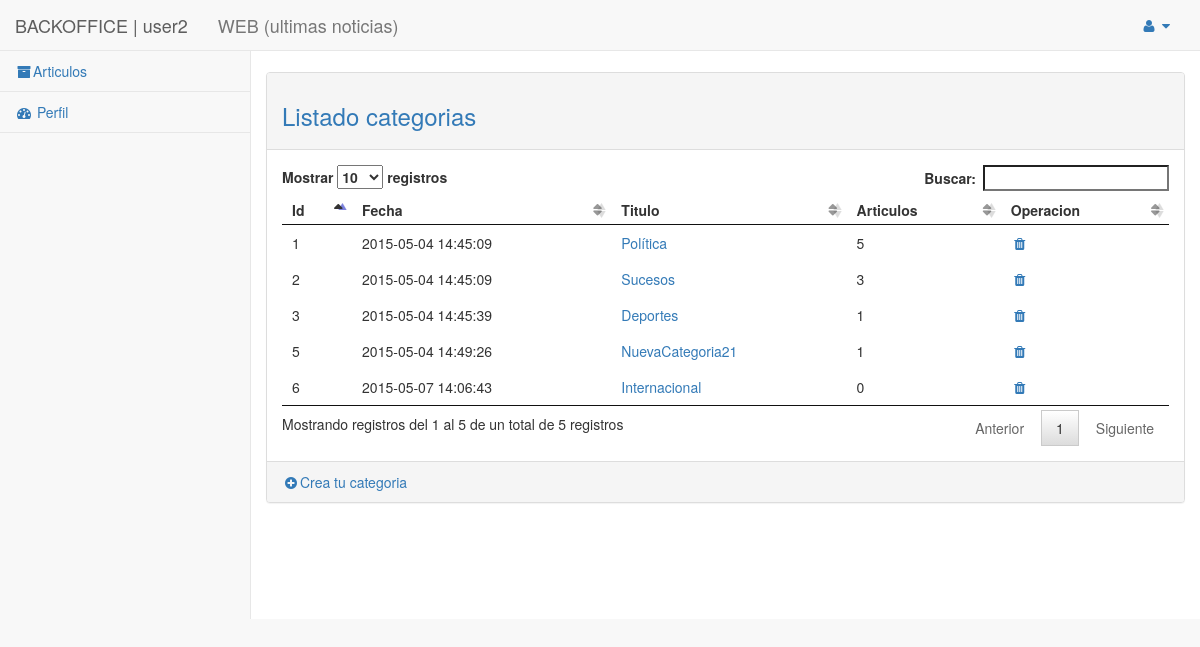
The app's page /backoffice/categoria/controlador.php (signed in) with its own data.
### tables this page shows
CREATE TABLE IF NOT EXISTS `categoria` (
  `id` int(11) NOT NULL AUTO_INCREMENT,
  `fecha` timestamp NULL DEFAULT CURRENT_TIMESTAMP,
  `titulo` varchar(250) NOT NULL DEFAULT 'Sin titulo',
  PRIMARY KEY (`id`)
);

### core/Database.php (called while the page is built, shortened)
<?php
class Database{
	private $db_host = "localhost";
	private $db_user = "root";
	private $db_pass = "";
	private $db_name = "mb15";
	private $con = false;
	private $result = array();
	public function connect(){
		if(!$this->con){
			$myconn = @mysql_connect($this->db_host,$this->db_user,$this->db_pass);
            if($myconn){
            	$seldb = @mysql_select_db($this->db_name,$myconn);
                if($seldb){
                	$this->con = true;
                    return true;
                }else{
                	array_push($this->result,mysql_error());
                    return false;
                }
            }else{
            	array_push($this->result,mysql_error());
                return false;
            }
        }else{
            return true;
        }
	}
    public function disconnect(){
    	if($this->con){
    		if(@mysql_close()){
    			$this->con = false;
				return true;
			}else{
				return false;
			}
		}
    }
	public function sql($sql){
		$query = @mysql_query($sql);
		if($query){
			$this->numResults = mysql_num_rows($query);
			for($i = 0; $i < $this->numResults; $i++){
				$r = mysql_fetch_array($query);
               	$key = array_keys($r);
               	for($x = 0; $x < count($key); $x++){
                   	if(!is_int($key[$x])){
                   		if(mysql_num_rows($query) >= 1){
                   			$this->result[$i][$key[$x]] = $r[$key[$x]];
						}else{
							$this->result = null;
						}
					}
				}
			}
			return true;
		}else{
			array_push($this->result,mysql_error());
			return false;
		}
	}
    public function getResult(){
        $val = $this->result;
        $this->result = array();
        return $val;
    }
}

### backoffice/categoria/modelo.php (called while the page is built, shortened)
<?php
	function getCategorias( $limit=10, $id_usuario=null ){
		$sql = "SELECT c.id, c.fecha, c.titulo, count(a.id_categoria) as articulos FROM `categoria` as c LEFT JOIN  `articulo` as a ON id_categoria = c.id group by a.id_categoria";
		$db = new Database();
		$db->connect();
		$where = '';
		$db->sql( $sql.$where );
		$res = $db->getResult();
		return $res;
	}
?>

### backoffice/categoria/vista.php (the view)
<?php require '../../html/backoffice/head.php'; ?>
<div id="page-wrapper">
    <div class="row">
        <div class="col-lg-12">
        </div>
    </div>
    <div class="row">
            <br>
             <div class="panel panel-default">
                <div class="panel-heading">
                	 <h3 class="text-primary">Listado categorias</h3>
                </div>
             	<div class="panel-body">
                  <table id="tabla">
					<thead>
						<tr>
							<th>Id</th>
							<th>Fecha</th>
							<th>Titulo</th>
							<th>Articulos</th>
							<th>Operacion</th>
						</tr>
					</thead>
					<tbody>
					    <?php
						foreach($categorias as $categoria): ?>
					    <tr>
					    	<td><?php echo $categoria['id']?></td>
					        <td><?php echo $categoria['fecha']?></td>
					        <td>
					        	<a href="<?php echo(CONTROLLER_CATEGORIA);?>?op=<?php echo(OP_DETALLE);?>&id=<?php echo $categoria['id']?>" >
					        		<?php echo $categoria['titulo']?>
					        	</a>
					        </td>
					         <td><?php echo $categoria['articulos']?></td>
					        <td>
					        	<a href="<?php echo(CONTROLLER_CATEGORIA);?>?id=<?php echo $categoria['id']?>&op=<?php echo(OP_ELIMINAR);?>"
					        	   title="Eliminar categoria"><i class="fa fa-trash fa-fw"></i></a>
					        </td>
					    </tr>
					<?php endforeach;?>
					</tbody>
					</table>
				</div>
                <div class="panel-footer">
					<a href="<?php echo(CONTROLLER_CATEGORIA);?>?op=<?php echo(OP_DETALLE);?>"><i class="fa fa-plus-circle fa-fw"></i>Crea tu categoria</a>
				</div>
			</div>
		</div>
</div>
<?php require '../../html/backoffice/footer.php'; ?>

### html/backoffice/css/sb-admin-2.css (style rules this page uses)
body { background-color: #f8f8f8; }
#page-wrapper { padding: 0 15px; min-height: 568px; background-color: #fff; }
@media (min-width:768px) { #page-wrapper { position: inherit; margin: 0 0 0 250px; padding: 0 30px; border-left: 1px solid #e7e7e7; } }
table.dataTable thead .sorting, table.dataTable thead .sorting_asc, table.dataTable thead .sorting_desc, table.dataTable thead .sorting_asc_disabled, table.dataTable thead .sorting_desc_disabled { background: 0 0; }
table.dataTable thead .sorting_asc:after { content: "\f0de"; float: right; font-family: fontawesome; }
table.dataTable thead .sorting:after { content: "\f0dc"; float: right; font-family: fontawesome; color: rgba(50,50,50,.5); }

### records on screen
categoria: id "6", fecha "2015-05-07 14:06:43", titulo "Internacional", articulos "0"
categoria: id "1", fecha "2015-05-04 14:45:09", titulo "Política", articulos "5"
categoria: id "2", fecha "2015-05-04 14:45:09", titulo "Sucesos", articulos "3"
categoria: id "3", fecha "2015-05-04 14:45:39", titulo "Deportes", articulos "1"
categoria: id "5", fecha "2015-05-04 14:49:26", titulo "NuevaCategoria21", articulos "1"

### other values on screen
$perfil['nombre'] "user2"
